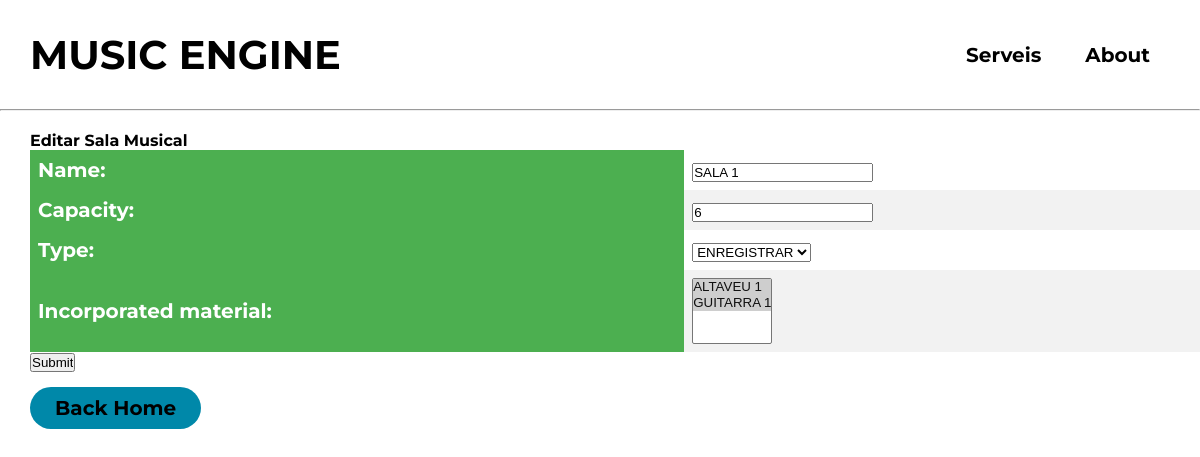
Page /studio/SALA 1/edit (signed in) on the earlier database version.
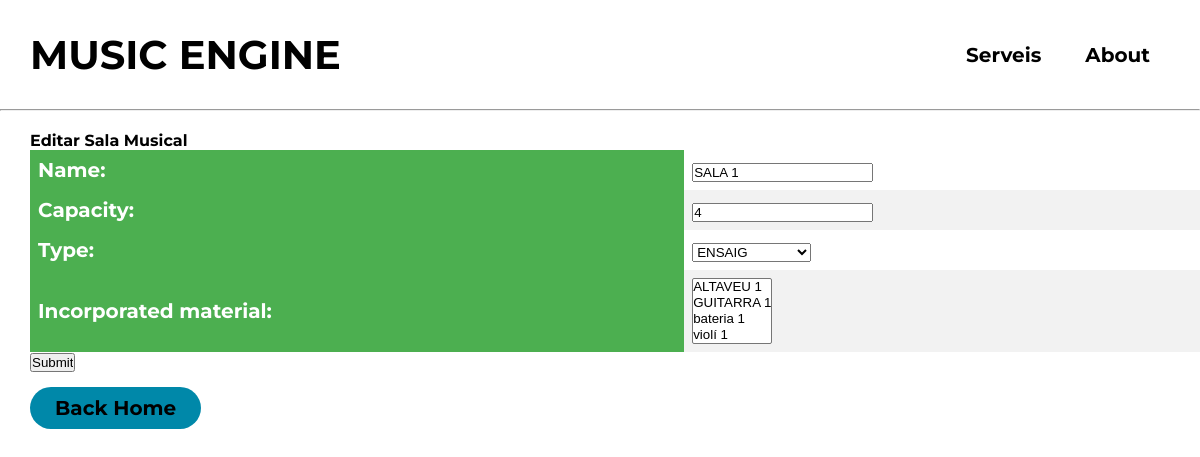
Same page on the later database version.
### music_engine/models.py (models this page shows, shortened)
class MusicalStudio(models.Model):
    name = models.CharField(max_length=100, primary_key=True)
    capacity = models.IntegerField()
    TYPE_CHOICES = (
        ('ensaig', 'ENSAIG'),
        ('enregistrar', 'ENREGISTRAR')
    )
    type = models.CharField(choices=TYPE_CHOICES, max_length=100)
    incorporated_material = models.ManyToManyField(MusicalMaterial, blank=True)

class MusicalMaterial(models.Model):
    name = models.CharField(max_length=100, primary_key=True)
    TYPE_CHOICES = (('altaveu', 'ALTAVEU'),
                    ('micròfon', 'MICRÒFON'),
                    ('percussió', 'PERCUSSIÓ'),
                    ('corda', 'CORDA'),
                    ('vent', 'VENT'),
                    ('amplificador', 'AMPLIFICADOR'))
    type = models.CharField(choices=TYPE_CHOICES, max_length=100)
    def __str__(self):
        return self.name

### music_engine/views.py (the view, shortened to what this page needs)
class StudioUpdate(LoginRequiredMixin, CheckIsOwnerMixin, UpdateView):
    template_name = 'studio_form.html'
    model = MusicalStudio

### music_engine/forms.py
class StudioForm(forms.ModelForm):
    class Meta:
        model = MusicalStudio
        fields = ['name', 'capacity', 'type', 'incorporated_material']

### music_engine/views.py (called while the page is built)
    def get_object(self, *args, **kwargs):
        obj = super(CheckIsOwnerMixin, self).get_object(*args, **kwargs)
        return obj

### templates/studio_form.html (shortened to what this page needs)
{% include "navbar.html" %}
    <div class="container">
        <h4>Editar Sala Musical</h4>
        <form method="post" enctype="multipart/form-data" action="">
            <table>
                {{ form.as_table }}
            </table>
            <input type="submit" value="Submit"/>
        </form>
        <a class="cta" href="/">
                <button class="button">Back Home</button>
        </a>
    </div>

Differences in the rows shown:
changed MusicalStudio "SALA 1": capacity "6" → "4"; type "ENREGISTRAR" → "ENSAIG"
Other differences:
form field incorporated_material: "ALTAVEU 1 ☑ / GUITARRA 1 ☑" → "ALTAVEU 1 / GUITARRA 1 / bateria 1 / violí 1"
